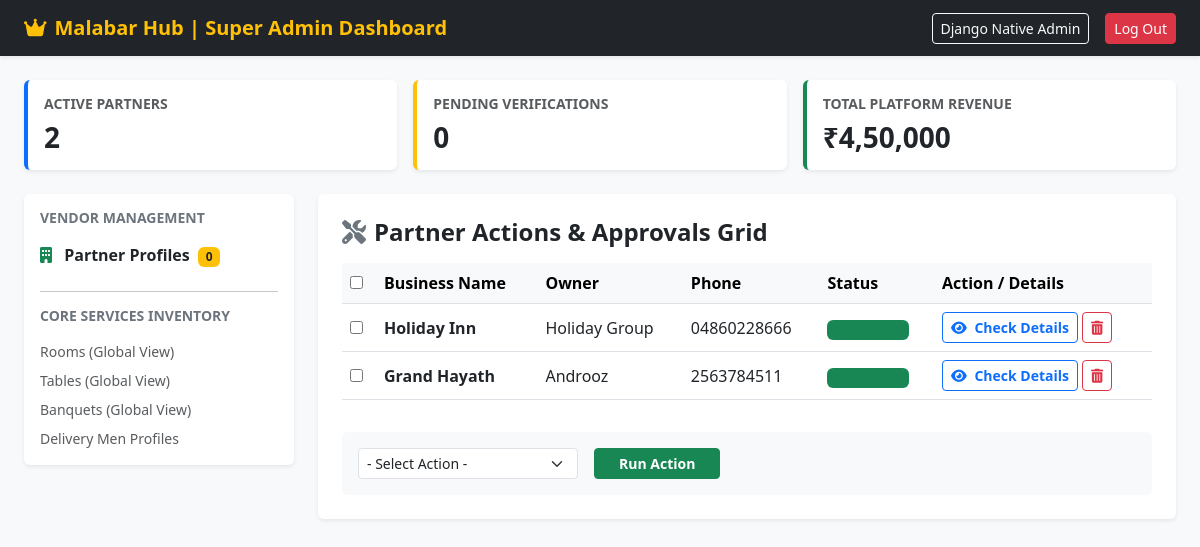
The page /super-admin/dashboard/ (signed in) on the database its author committed.
### restaurants/models.py (models this page shows, shortened)
class Restaurant(models.Model):
    user = models.OneToOneField(User, on_delete=models.CASCADE, null=True, blank=True)
    business_name = models.CharField(max_length=255)
    slug = models.SlugField(unique=True, blank=True)
    owner_name = models.CharField(max_length=255)
    email = models.EmailField(unique=True)
    phone_number = models.CharField(max_length=20)
    pan_card = models.CharField(max_length=50, blank=True, null=True)
    gst_number = models.CharField(max_length=50, blank=True, null=True)
    fssai_license = models.CharField(max_length=50, blank=True, null=True)
    bank_account = models.CharField(max_length=50, blank=True, null=True)
    ifsc_code = models.CharField(max_length=20, blank=True, null=True)
    pan_document = models.FileField(upload_to='kyc_docs/', blank=True, null=True)
    gst_document = models.FileField(upload_to='kyc_docs/', blank=True, null=True)
    fssai_document = models.FileField(upload_to='kyc_docs/', blank=True, null=True)
    outside_view = models.ImageField(upload_to='restaurant_images/', blank=True, null=True)
    inside_view = models.ImageField(upload_to='restaurant_images/', blank=True, null=True)
    table_images = models.ImageField(upload_to='restaurant_images/', blank=True, null=True)
    room_images = models.ImageField(upload_to='restaurant_images/', blank=True, null=True)
    banquet_images = models.ImageField(upload_to='restaurant_images/', blank=True, null=True)
    rooftop_images = models.ImageField(upload_to='restaurant_images/', blank=True, null=True)
    bar_images = models.ImageField(upload_to='restaurant_images/', blank=True, null=True)
    is_verified = models.BooleanField(default=False)
    is_accepting_orders = models.BooleanField(default=True)
    created_at = models.DateTimeField(auto_now_add=True)

### restaurants/views.py (the view)
# urls.py: path('super-admin/dashboard/', views.super_admin_dashboard_view, name='super_admin_dashboard'),
@staff_member_required
def super_admin_dashboard_view(request):
    restaurants = Restaurant.objects.all()
    pending_restaurants = restaurants.filter(is_verified=False)
    if request.method == 'POST':
        action_type = request.POST.get('action_type')
        selected_ids = request.POST.getlist('selected_restaurants')
        if action_type == 'approve' and selected_ids:
            Restaurant.objects.filter(id__in=selected_ids).update(is_verified=True)
            return redirect('super_admin_dashboard')
    context = {
        'restaurants': restaurants,
        'pending_count': pending_restaurants.count(),
        'active_count': restaurants.filter(is_verified=True).count(),
    }
    return render(request, 'restaurants/admin_dashboard.html', context)

### templates/restaurants/admin_dashboard.html (shortened to what this page needs)
<!DOCTYPE html>
<html lang="en">
<head>
    <link href="https://cdn.jsdelivr.net/npm/bootstrap@5.3.0/dist/css/bootstrap.min.css" rel="stylesheet">
    <link rel="stylesheet" href="https://cdnjs.cloudflare.com/ajax/libs/font-awesome/6.4.0/css/all.min.css">
</head>
<body class="bg-light">
    <nav class="navbar navbar-dark bg-dark px-4 shadow-sm">
        <a class="navbar-brand fw-bold text-warning" href="#">
            <i class="fas fa-crown me-2"></i>Malabar Hub | Super Admin Dashboard
        </a>
        <div class="d-flex align-items-center">
            <a href="{% url 'admin:index' %}" class="btn btn-outline-light btn-sm me-3">Django Native Admin</a>
            <a href="{% url 'logout' %}" class="btn btn-danger btn-sm">Log Out</a>
        </div>
    </nav>
    <div class="container-fluid py-4 px-4">
        <div class="row g-3 mb-4">
            <div class="col-md-4">
                <div class="card border-0 shadow-sm p-3 bg-white border-start border-primary border-4">
                    <h6 class="text-muted text-uppercase small fw-bold">Active Partners</h6>
                    <h3 class="fw-bold text-dark mb-0">{{ active_count }}</h3>
                </div>
            </div>
            <div class="col-md-4">
                <div class="card border-0 shadow-sm p-3 bg-white border-start border-warning border-4">
                    <h6 class="text-muted text-uppercase small fw-bold">Pending Verifications</h6>
                    <h3 class="fw-bold text-dark mb-0">{{ pending_count }}</h3>
                </div>
            </div>
            <div class="col-md-4">
                <div class="card border-0 shadow-sm p-3 bg-white border-start border-success border-4">
                    <h6 class="text-muted text-uppercase small fw-bold">Total Platform Revenue</h6>
                    <h3 class="fw-bold text-dark mb-0">₹4,50,000</h3>
                </div>
            </div>
        </div>
        <div class="row">
            <div class="col-md-3">
                <div class="card border-0 shadow-sm p-3 bg-white mb-4">
                    <h6 class="text-secondary fw-bold text-uppercase small mb-3">Vendor Management</h6>
                    <ul class="list-unstyled mb-0">
                        <li class="mb-2"><a href="#" class="text-decoration-none text-dark fw-semibold"><i class="fas fa-building me-2 text-success"></i> Partner Profiles <span class="badge bg-warning text-dark ms-1">{{ pending_count }}</span></a></li>
                    </ul>
                    <hr class="my-3">
                    <h6 class="text-secondary fw-bold text-uppercase small mb-3">Core Services Inventory</h6>
                    <ul class="list-unstyled mb-0 small">
                        <li class="mb-2"><a href="#" class="text-decoration-none text-muted">Rooms (Global View)</a></li>
                        <li class="mb-2"><a href="#" class="text-decoration-none text-muted">Tables (Global View)</a></li>
                        <li class="mb-2"><a href="#" class="text-decoration-none text-muted">Banquets (Global View)</a></li>
                        <li class="mb-0"><a href="#" class="text-decoration-none text-muted">Delivery Men Profiles</a></li>
                    </ul>
                </div>
            </div>
            <div class="col-md-9">
                <div class="card border-0 shadow-sm p-4 bg-white">
                    <h4 class="fw-bold text-dark mb-3"><i class="fas fa-tools me-2 text-secondary"></i>Partner Actions & Approvals Grid</h4>
                    <form method="POST">
                        <div class="table-responsive">
                            <table class="table table-hover align-middle">
                                <thead class="table-light">
                                    <tr>
                                        <th><input type="checkbox" id="selectAll"></th>
                                        <th>Business Name</th>
                                        <th>Owner</th>
                                        <th>Phone</th>
                                        <th>Status</th>
                                        <th>Action / Details</th>
                                    </tr>
                                </thead>
                                <tbody>
                                    {% for r in restaurants %}
                                    <tr>
                                        <td><input type="checkbox" name="selected_restaurants" value="{{ r.id }}"></td>
                                        <td class="fw-bold text-dark">{{ r.business_name }}</td>
                                        <td>{{ r.owner_name }}</td>
                                        <td>{{ r.phone_number }}</td>
                                        <td>
                                            {% if r.is_verified %}
                                                <span class="badge bg-success bg-opacity-15 text-success px-2 py-1"><i class="fas fa-check-circle me-1"></i> Verified</span>
                                            {% else %}
                                                <span class="badge bg-warning bg-opacity-15 text-dark px-2 py-1"><i class="fas fa-clock me-1"></i> Pending</span>
                                            {% endif %}
                                        </td>
                                        <td>
                                            <div class="d-flex align-items-center gap-1">
                                                <a href="{% url 'admin:restaurants_restaurant_change' r.id %}" target="_blank" class="btn btn-outline-primary btn-sm fw-bold">
                                                    <i class="fas fa-eye me-1"></i> Check Details
                                                </a>
                                                <a href="{% url 'delete_restaurant' r.id %}" class="btn btn-outline-danger btn-sm fw-bold" onclick="return confirm('Are you sure you want to delete {{ r.business_name }}?');">
                                                    <i class="fas fa-trash-alt"></i>
                                                </a>
                                            </div>
                                        </td>
                                    </tr>
                                    {% empty %}
                                    <tr>
                                        <td colspan="6" class="text-center text-muted py-4">No restaurant partners found.</td>
                                    </tr>
                                    {% endfor %}
                                </tbody>
                            </table>
                        </div>
                        <div class="d-flex align-items-center mt-3 bg-light p-3 rounded">
                            <select name="action_type" class="form-select form-select-sm w-auto me-3">
                                <option value="">- Select Action -</option>
                            </select>
                            <button type="submit" class="btn btn-success btn-sm fw-bold px-4">Run Action</button>
                        </div>
                    </form>
                </div>
            </div>
        </div>
    </div>
</body>
</html>

### rows shown on the page
Restaurant: business_name "Holiday Inn", owner_name "Holiday Group", phone_number "04860228666", is_verified True (drawn)
Restaurant: business_name "Grand Hayath", owner_name "Androoz", phone_number "2563784511", is_verified True (drawn)

### other values the page prints
{{ active_count }} "2"
{{ pending_count }} "0"
